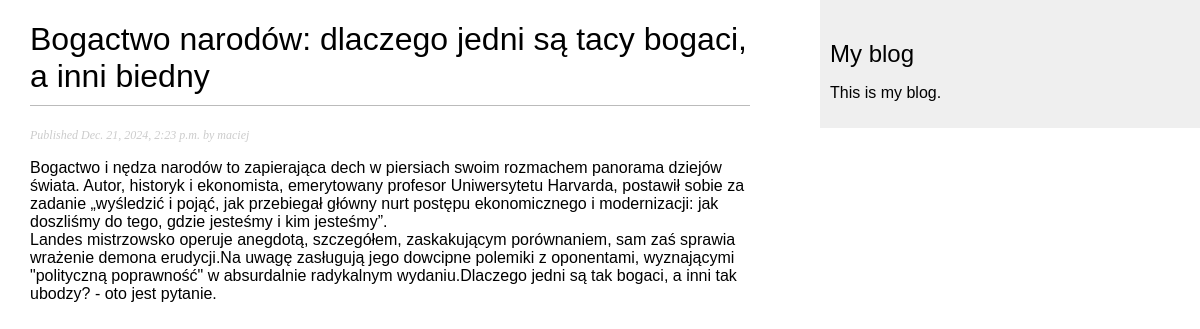
Page /blog/2024/12/21/bogactwo-narodow-dlaczego-jedni-sa-tacy-bogaci-a-inni-biedny/ on the committed database.
### blog/models.py (models this page shows, shortened)
class Post(models.Model):
    class Status(models.TextChoices):
        DRAFT = "DF", "Draft"
        PUBLISHED = "PB", "Published"
    title = models.CharField(max_length=250)
    slug = models.SlugField(max_length=250, unique_for_date="publish")
    author = models.ForeignKey(
        settings.AUTH_USER_MODEL, on_delete=models.CASCADE, related_name="blog_posts"
    )
    body = models.TextField()
    publish = models.DateTimeField(default=timezone.now)
    created = models.DateTimeField(auto_now_add=True)
    updated = models.DateTimeField(auto_now=True)
    status = models.CharField(max_length=2, choices=Status, default=Status.DRAFT)
    objects = models.Manager()
    published = PublishedManager()
    class Meta:
        ordering = ["-publish"]
        indexes = [
            models.Index(fields=["-publish"]),
        ]

### blog/views.py (the view)
def post_detail(request, year, month, day, post):
    post = get_object_or_404(
        Post,
        status=Post.Status.PUBLISHED,
        slug=post,
        publish__year = year,
        publish__month = month,
        publish__day = day
    )
    return render(request, 'blog/post/detail.html', {'post': post})

### blog/templates/blog/post/detail.html (shortened to what this page needs)
{% extends "blog/base.html" %}
{% block content %}
    <h1>{{ post.title }}</h1>
    <p class="date">
        Published {{ post.publish }} by {{ post.author }}
    </p>
    {{ post.body|linebreaks}}
{% endblock %}

### blog/static/css/blog.css (style rules this page uses)
body { margin: 0; padding: 0; font-family:helvetica, sans-serif; }
h1 { font-weight: normal; border-bottom: 1px solid #bbb; padding: 0 0 10px 0; }
p.date { color:#ccc; font-family: georgia, serif; font-size: 12px; font-style: italic; }

### rows in the picture
Post: title "Bogactwo narodów: dlaczego jedni są tacy bogaci, a inni biedny", publish "Dec. 21, 2024, 2:23 p.m.", author "maciej", body "Bogactwo i nędza narodów to zapierająca dech w piersiach swoim rozmachem panorama dziejów świata. Autor, historyk i ekonomista, emerytowany profesor Uniwersytetu Harvarda, postawił sobie za zadanie „wyśledzić i pojąć, jak przebiegał główny nurt postępu ekonomicznego i modernizacji: jak doszliśmy do tego, gdzie jesteśmy i kim jesteśmy”. Landes mistrzowsko operuje anegdotą, szczegółem, zaskakującym porównaniem, sam zaś sprawia wrażenie demona erudycji.Na uwagę zasługują jego dowcipne polemiki z oponentami, wyznającymi \"polityczną poprawność\" w absurdalnie radykalnym wydaniu.Dlaczego jedni są tak bogaci, a inni tak ubodzy? - oto jest pytanie."
